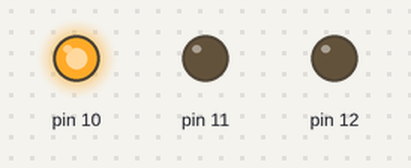
The sketch below on a simulated Arduino Uno, built with avr-gcc and run on an emulated ATmega328P. Parts: output pins drawn as LEDs (lit = HIGH).

Above: at 0.07 s.
At 10.09 s:
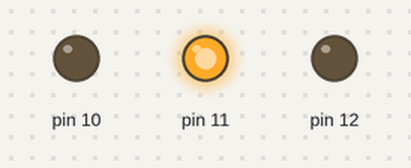
At 19.74 s:
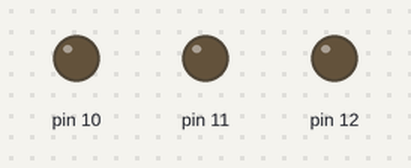
At 21.3 s:
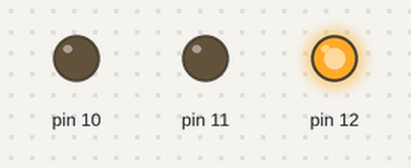
Timing chart, 0 to 22.8 s (numbered marks = the images above):
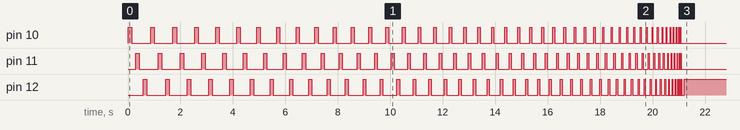

The sketch:

led2_v2.ino
```cpp
int n=5;

void setup() {
  // Initiate pins for 10 to 12
  for ( int i = 10 ; i <= 12 ; i++)
  {
    pinMode(i, OUTPUT);
  }

}

void loop() {
  /*turn on and off each of the 3 pins each time with less time of waiting */
  for (int i=10 ; i <= 12 ; i++)
  {
       int x=150;
       digitalWrite( i , HIGH) ;
       delay (x-n);
       digitalWrite( i , LOW);
       delay (x-n);
       n++;
  }

}
```

Measured:
- by itself, pin 10: repeats every 0.86 s: LOW 0.72 s, HIGH 0.14 s, until it stays LOW from 21.1 s
- by itself, pin 11: repeats every 0.86 s: LOW 0.71 s, HIGH 0.14 s, until it stays LOW from 21.1 s
- by itself, pin 12: LOW → HIGH at 0.58 s, → LOW 0.14 s later, → HIGH 0.71 s later, → LOW 0.14 s later, … (93 changes in this stretch)
